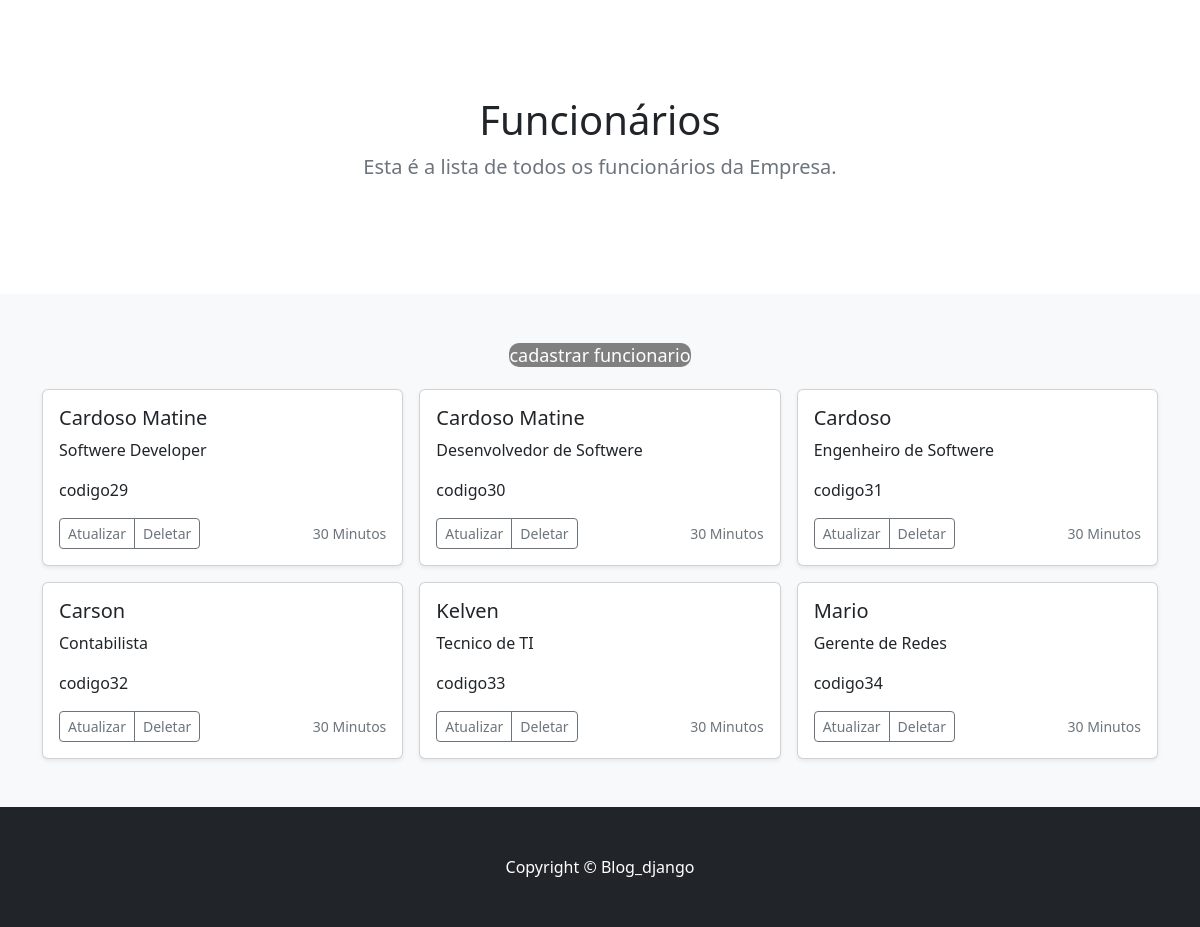
Before: / with the older database file.
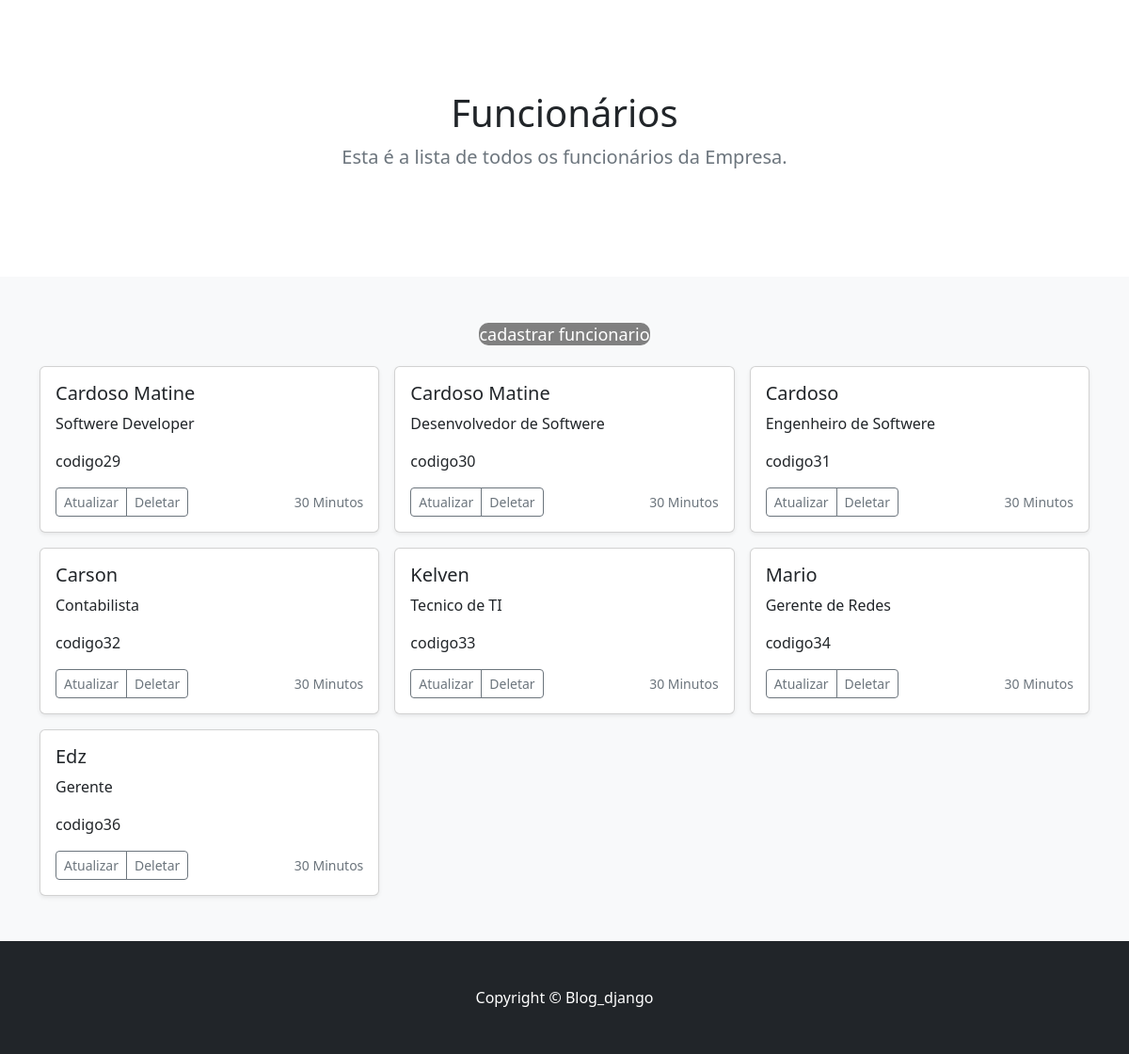
After: the same page with the newer database file.
### Blog/models.py (models this page shows, shortened)
class Funcionario(models.Model):
    name=models.CharField(max_length=255)
    title=models.CharField(max_length=255)

### Blog/views.py (the view)
# urls.py: path('', views.index,name='index'),
def index(request):
    mFuncionarios=Funcionario.objects.all().values()
    template = loader.get_template('index.html')
    context={
        'mFuncionarios':mFuncionarios
    }
    return HttpResponse(template.render(context,request))

### Blog/templates/index.html (shortened to what this page needs)
<!DOCTYPE html>
<html lang="en">
<head>
    <link rel="stylesheet" href="https://cdn.jsdelivr.net/npm/bootstrap@5.2.0/dist/css/bootstrap.min.css">
</head>
<body>
    <main>
        <section class="py-5 text-center container">
            <div class="row py-5">
                <div class="col-lg-6 col-md-8 mx-auto">
                    <h1 class="fw-light">Funcionários</h1>
                    <p class="lead text-muted">Esta é a lista de todos os funcionários da Empresa.</p>
                </div>
            </div>
</section>
        <div class="album py-5 bg-light">
            <div style="margin-bottom:20px" class="text-center"><a href= "http://127.0.0.1:8000/Blog/create/">cadastrar funcionario</a></div>
            <div class="container">
                <div class="row row-cols-1 row-cols-sm-2 row-cols-md-3 g-3">
                    {% for x in mFuncionarios %}
                    <div class="col">
                        <div class="card shadow-sm">
                            <div class="card-body">
                                <h5 class="card-title">{{x.name}}</h5>
                                <p class="card-text">{{x.title}}</p>
                                <p class="card-text">codigo{{x.id}}</p>
                                <div class="d-flex justify-content-between align-items-center">
                                    <div class="btn-group">
                                        <a href= "update/{{x.id}}"
                                        type="button"
                                         class="btn btn-sm btn-outline-secondary"
                                         >
                                        Atualizar
                                    </a>
                                        <a href= "deletar/{{x.id}}"
                                        type="button"
                                         class="btn btn-sm btn-outline-secondary">
                                        Deletar
                                    </a>
                                    </div>
                                    <small class="text-muted">30 Minutos</small>
                                </div>
                            </div>
                        </div>
                    </div>
                    {%endfor%}
                </div>
            </div>
        </div>
    </main>
    <footer class="py-5 bg-dark">
        <div class="container">
            <p class="m-0 text-center text-white">Copyright &copy; Blog_django</p>
        </div>
    </footer>
</body>
</html>

Changed rows visible on the page:
added Funcionario: name "Edz", title "Gerente", id "36"
